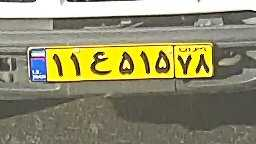
#> input picture Duc/Pic/plate2.jpg, 256 x 144 px, found by its file name
$ jupyter execute --allow-errors 20-Otsu-binarization.ipynb
#> lines starting #> are read from the running program, lines starting #| are printed output that depends on the picture; after the words box and inside, x2 and y2 are one past the last pixel; in counts of white or black regions, pixels touching at a corner belong together
## Otsu

[cell 1]
import cv2
import numpy as np
from matplotlib import pyplot as plt

[cell 2]
img = cv2.imread('images/noisy.jpg',0)
ret1,th1 = cv2.threshold(img, 127, 255, cv2.THRESH_BINARY)
ret2,th2 = cv2.threshold(img,0,255,cv2.THRESH_BINARY+cv2.THRESH_OTSU)
#> ret2 = 0
#> (the rest of this cell did not finish here and is left out)

[cell 3]
img = cv2.imread('images/plate2.jpg',0)
#> img: shape (144, 256); min 0, max 255, mean 138.3
ret1,th1 = cv2.threshold(img,127,255,cv2.THRESH_BINARY)
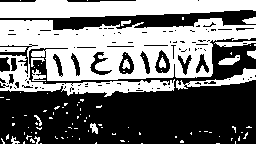
#> th1: shape (144, 256); 46% white; 104 white regions (87 under 20 px), largest, box (x1, y1, x2, y2) and area: (0, 18, 256, 97) 11395, (0, 0, 256, 18) 3729, (176, 68, 256, 90) 534
ret2,th2 = cv2.threshold(img,0,255,cv2.THRESH_BINARY+cv2.THRESH_OTSU)
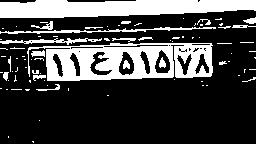
#> th2: shape (144, 256); 26.6% white; 84 white regions (62 under 20 px), largest, box (x1, y1, x2, y2) and area: (27, 43, 213, 81) 4373, (0, 0, 256, 18) 3678, (0, 27, 216, 34) 441
#> ret2 = 166
blur = cv2.GaussianBlur(img,(3,3),0)
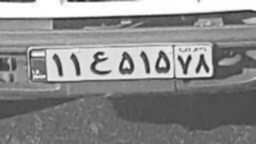
#> blur: shape (144, 256); min 32, max 255, mean 138.4
ret3,th3 = cv2.threshold(blur,0,255,cv2.THRESH_BINARY+cv2.THRESH_OTSU)
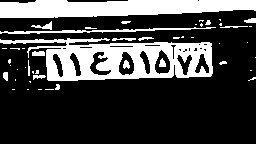
#> th3: shape (144, 256); 26.2% white; 48 white regions (30 under 20 px), largest, box (x1, y1, x2, y2) and area: (0, 38, 213, 81) 4788, (0, 0, 256, 18) 3656, (0, 27, 216, 34) 461
#> ret3 = 164
images = [img, 0, th1,
          img, 0, th2,
          blur, 0, th3]
titles = ['Original Noisy Image','Histogram','Global Thresholding (v=127)',
          'Original Noisy Image','Histogram',"Otsu's Thresholding",
          'Gaussian filtered Image','Histogram',"Otsu's Thresholding"]

plt.figure(figsize=[15,7])
for i in range(3):
    plt.subplot(3,3,i*3+1),plt.imshow(images[i*3],'gray'),
    plt.title(titles[i*3]), plt.xticks([]), plt.yticks([])
    plt.subplot(3,3,i*3+2),plt.hist(images[i*3].ravel(),256)
    plt.title(titles[i*3+1]), plt.xticks([]), plt.yticks([])
    plt.subplot(3,3,i*3+3),plt.imshow(images[i*3+2],'gray')
    plt.title(titles[i*3+2]), plt.xticks([]), plt.yticks([])
plt.show()
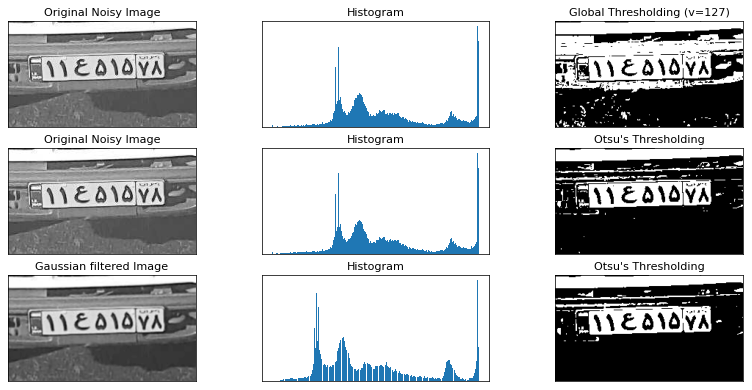
#> figure drawn by matplotlib, 9 panels

#> (a cell that did not finish here is left out)

[cell 5]
img = cv2.imread('images/sudoku.jpg',0)
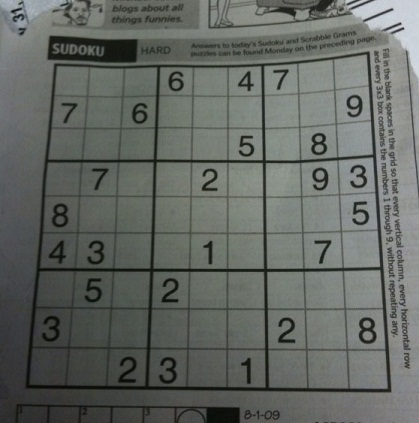
#> input picture Duc/Pic/sudoku.jpg, 419 x 423 px, found by its file name
#> img: shape (423, 419); min 5, max 218, mean 101.9
ret1,th1 = cv2.threshold(img,127,255,cv2.THRESH_BINARY)
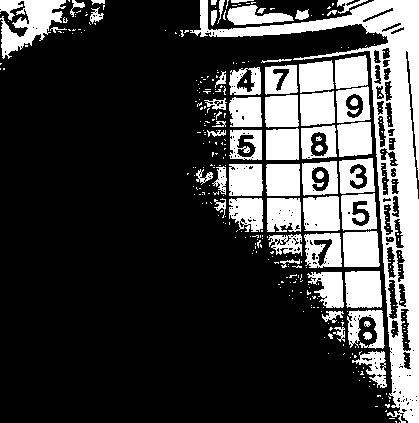
#> th1: shape (423, 419); 25.6% white; 333 white regions (274 under 20 px), largest, box (x1, y1, x2, y2) and area: (190, 0, 419, 423) 14935, (0, 0, 66, 59) 2037, (345, 271, 382, 308) 1282
ret2,th2 = cv2.threshold(img,0,255,cv2.THRESH_BINARY+cv2.THRESH_OTSU)
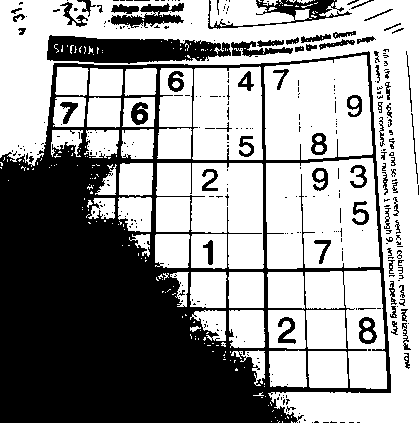
#> th2: shape (423, 419); 59.5% white; 336 black regions (260 under 20 px), largest, box (x1, y1, x2, y2) and area: (0, 51, 391, 423) 58753, (47, 35, 231, 64) 3751, (208, 0, 352, 29) 1133
#> ret2 = 96
blur = cv2.GaussianBlur(img,(3,3),0)
#> blur: shape (423, 419)
ret3,th3 = cv2.threshold(blur,0,255,cv2.THRESH_BINARY+cv2.THRESH_OTSU)
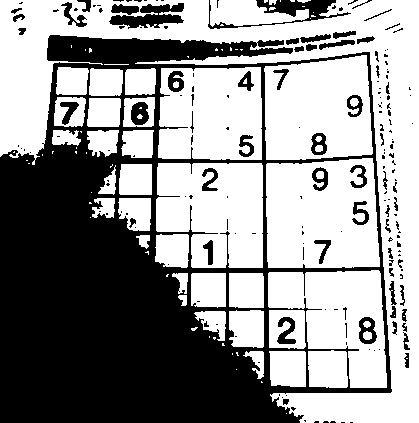
#> th3: shape (423, 419); 58.3% white; 184 black regions (126 under 20 px), largest, box (x1, y1, x2, y2) and area: (0, 35, 392, 423) 65635, (208, 0, 351, 29) 1147, (109, 3, 184, 29) 1013
#> ret3 = 97
images = [img, 0, th1,
          img, 0, th2,
          blur, 0, th3]
titles = ['Original Noisy Image','Histogram','Global Thresholding (v=127)',
          'Original Noisy Image','Histogram',"Otsu's Thresholding",
          'Gaussian filtered Image','Histogram',"Otsu's Thresholding"]

plt.figure(figsize=[15,7])
for i in range(3):
    plt.subplot(3,3,i*3+1),plt.imshow(images[i*3],'gray'),
    plt.title(titles[i*3]), plt.xticks([]), plt.yticks([])
    plt.subplot(3,3,i*3+2),plt.hist(images[i*3].ravel(),256)
    plt.title(titles[i*3+1]), plt.xticks([]), plt.yticks([])
    plt.subplot(3,3,i*3+3),plt.imshow(images[i*3+2],'gray')
    plt.title(titles[i*3+2]), plt.xticks([]), plt.yticks([])
plt.show()
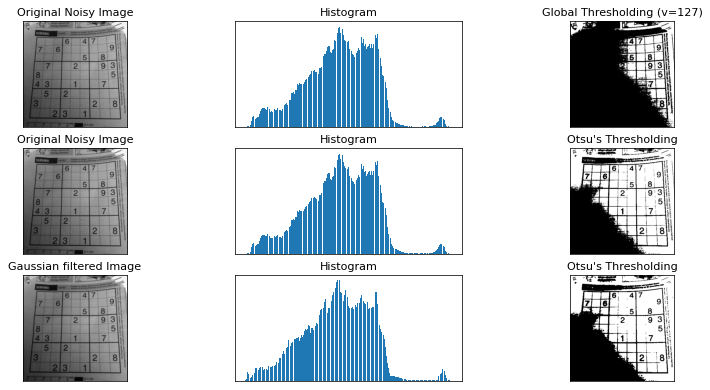
#> figure drawn by matplotlib, 9 panels
